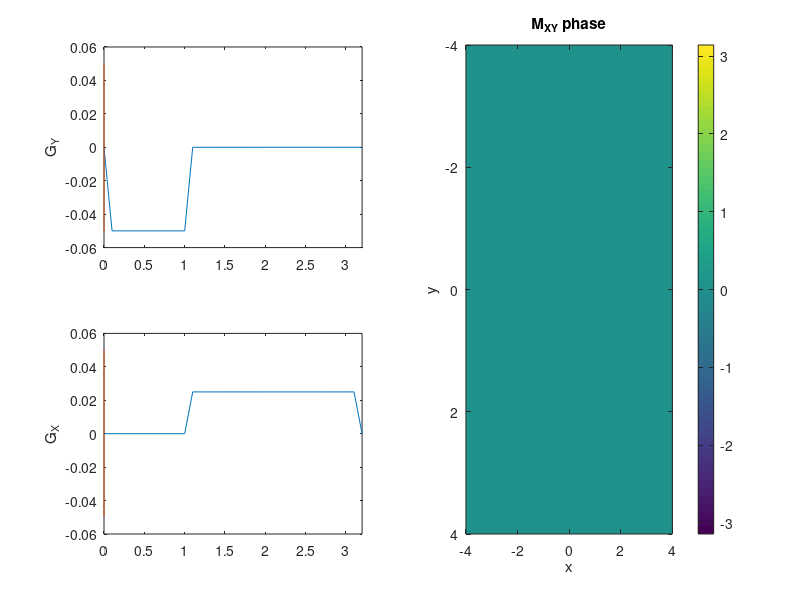

Write the MATLAB code that produced this figure. (Note: this script raises an error after producing the figure.)
write_animations = 1;
use_image_phase = 1; %instead of Mxy vectors

N_PE = 8;
kPE = [-N_PE/2:N_PE/2]/N_PE; %
dt = 0.1;
Tpe = 1;

kFE = 1/2;
Tfe = 2;


if use_image_phase
    N_xy = 64;
    filename_suffix = '-image_phase';
else
    N_xy = 8;
    filename_suffix = '-Mxy';
end

Mxy= ones(N_xy+1,N_xy+1);

x_vector = [-N_PE/2:N_PE/N_xy:N_PE/2];
[x,y] = meshgrid(x_vector,x_vector);
Splot = 0.5;

GAMMA = 42.58;

Tall = [0:dt:Tpe+Tfe+2*dt]; % add zero samples at beginning and end

%%
clear imall


Ix = 1;
for Ipe = 1:length(kPE)
    
    GPE = zeros(1,length(Tall));GFE = GPE;
    GPE(2:Tpe/dt+1) = kPE(Ipe)/(Tpe/dt) ;
    GFE(Tpe/dt+2:end-1) = kFE/(Tfe/dt) ;
    
    Mxy = zeros(N_xy+1, N_xy+1, length(Tall));
    Mxy(:,:,1) = ones(N_xy+1,N_xy+1);
    measured_signal = zeros(1,length(Tall));
    measured_signal(1) = sum(sum(Mxy(:,:,1)))/(N_xy+1)^2;
    
    kspace = zeros(1,length(Tall));
    
    for It = 1:length(Tall)-1
        
        
        
        phase_y = 2*pi*GPE(It)*y;
        phase_x = 2*pi*GFE(It)*x;
        kspace(It+1) = kspace(It) + GFE(It) + i*GPE(It);
        Mxy(:,:,It+1) = Mxy(:,:,It) .* exp(i*phase_y) .* exp(i*phase_x);
        
        Mxy_plot = Mxy(:,:,It+1);
        measured_signal(It+1) = sum(sum(Mxy(:,:,It+1)))/(N_xy+1)^2;
        
        fs = figure(1);
        subplot(122)
        if use_image_phase
            imagesc(x_vector,x_vector,angle(Mxy_plot), [-pi pi]), colorbar
            title('M_{XY} phase')
 
        xlim([-N_PE/2, N_PE/2])
        ylim([-N_PE/2, N_PE/2])
        else
            quiver(x-real(Mxy_plot)*Splot/2,y-imag(Mxy_plot)*Splot/2,...
                real(Mxy_plot), imag(Mxy_plot), ...
                Splot)
            title('M_{XY}')
            
           xlim([-N_PE/2-1, N_PE/2+1])
        ylim([-N_PE/2-1, N_PE/2+1])
        end
        xlabel('x'), ylabel('y')
        
        
        subplot(221), plot(Tall, GPE, Tall(It)*ones(1,2), [-0.05 0.05]), ylabel('G_Y'), xlim([0 3.2])
        subplot(223), plot(Tall, GFE, Tall(It)*ones(1,2), [-0.05 0.05]), ylabel('G_X'), xlim([0 3.2])
%         subplot(325), plot(Tall(1:It), real(measured_signal(1:It))), xlabel('time'), ylabel('Signal')
%         ylim([-1 1]), xlim([0 3.2])
        

        drawnow
        
        currFrame = getframe(fs);
        if Ix == 1
            im = frame2im(currFrame);
            [imind,map] = rgb2ind(im,256,'nodither'); 
        end
        imall(:,:,1,Ix) = rgb2ind(frame2im(currFrame),map,'nodither');
        Ix = Ix+1;
        
    end
end



if write_animations
    imwrite(imall,map,['frequency_phase_encoding-simple' filename_suffix '.gif'],'DelayTime',0,'LoopCount',Inf) %g443800
end

%% with frequency encode dephasing gradients
clear imall

Ix = 1;
for Ipe = 1:length(kPE)
    
    GPE = zeros(1,length(Tall));GFE = GPE;
    GPE(2:Tpe/dt+1) = kPE(Ipe)/(Tpe/dt) ;
    GFE(2:Tpe/dt+1) = -kFE/(Tpe/dt) ;
    GFE(Tpe/dt+2:end-1) = 2*kFE/(Tfe/dt) ;
    
    Mxy = zeros(N_xy+1, N_xy+1, length(Tall));
    Mxy(:,:,1) = ones(N_xy+1,N_xy+1);
    measured_signal = zeros(1,length(Tall));
    measured_signal(1) = sum(sum(Mxy(:,:,1)))/(N_xy+1)^2;

    
    kspace = zeros(1,length(Tall));
    
    for It = 1:length(Tall)-1
        
        
        
        phase_y = 2*pi*GPE(It)*y;
        phase_x = 2*pi*GFE(It)*x;
        kspace(It+1) = kspace(It) + GFE(It) + i*GPE(It);
        Mxy(:,:,It+1) = Mxy(:,:,It) .* exp(i*phase_y) .* exp(i*phase_x);
        
        Mxy_plot = Mxy(:,:,It+1);
        measured_signal(It+1) = sum(sum(Mxy(:,:,It+1)))/(N_xy+1)^2;
        
        fs = figure(1);
        subplot(132)
        if use_image_phase
            imagesc(x_vector,x_vector,angle(Mxy_plot), [-pi pi]), colorbar
            title('M_{XY} phase')
 
        xlim([-N_PE/2, N_PE/2])
        ylim([-N_PE/2, N_PE/2])
        else
            quiver(x-real(Mxy_plot)*Splot/2,y-imag(Mxy_plot)*Splot/2,...
                real(Mxy_plot), imag(Mxy_plot), ...
                Splot)
            title('M_{XY}')
            
           xlim([-N_PE/2-1, N_PE/2+1])
        ylim([-N_PE/2-1, N_PE/2+1])
        end
        xlabel('x'), ylabel('y')        
        
        subplot(231), plot(Tall, GPE, Tall(It)*ones(1,2), [-0.05 0.05]), ylabel('G_Y'), xlim([0 3.2])
        subplot(234), plot(Tall, GFE, Tall(It)*ones(1,2), [-0.05 0.05]), ylabel('G_X'), xlim([0 3.2])
%         subplot(337), plot(Tall(1:It), real(measured_signal(1:It))), xlabel('time'), ylabel('Signal')
%         ylim([-1 1]), xlim([0 3.2])

        subplot(133)
        plot(real(kspace(1:It)), imag(kspace(1:It)), '-', real(kspace(It)), imag(kspace(It)), 'x')
        xlim([-.55 .55]), ylim([-.55 .55])
        xlabel('k_x'), ylabel('k_y')
        
        
        drawnow
        currFrame = getframe(fs);
        if Ix == 1
            im = frame2im(currFrame);
            [imind,map] = rgb2ind(im,256,'nodither'); 
        end
        imall(:,:,1,Ix) = rgb2ind(frame2im(currFrame),map,'nodither');
        Ix = Ix+1;
        
    end
end

if write_animations
    imwrite(imall,map,['frequency_phase_encoding-full' filename_suffix '.gif'],'DelayTime',0,'LoopCount',Inf) %g443800
end

return
%%  Old version
for Ipe = 1:length(kPE)
    
    for tpe = [0:dt:Tpe]
        phase_y = 2*pi*kPE(Ipe)*y *tpe/Tpe;
        
        Mxy_PE = Mxy .* exp(i*phase_y);
        
        %contour(xp,yp,squeeze(Bmag(:,:,Iz)),50), colorbar
        %hold on
        quiver(x-real(Mxy_PE)*Splot/2,y-imag(Mxy_PE)*Splot/2,real(Mxy_PE), imag(Mxy_PE), Splot)
        %hold off
        xlabel('x'), ylabel('y')
        xlim([-N/2-1, N/2+1])
        ylim([-N/2-1, N/2+1])
        title('M_{XY}')
        drawnow
    end
    
    for tfe = [dt:dt:Tfe]
        phase_x = 2*pi*kFE*x *tfe/Tfe;
        
        Mxy_FE = Mxy_PE .* exp(i*phase_x);
        
        %contour(xp,yp,squeeze(Bmag(:,:,Iz)),50), colorbar
        %hold on
        quiver(x-real(Mxy_FE)*Splot/2,y-imag(Mxy_FE)*Splot/2,real(Mxy_FE), imag(Mxy_FE), Splot)
        %hold off
        xlabel('x'), ylabel('y')
        xlim([-N/2-1, N/2+1])
        ylim([-N/2-1, N/2+1])
        title('M_{XY}')
        drawnow
    end
    
    
end


%% Radial

N = 8;
Mxy= ones(N+1,N+1);

x = [-N/2:N/2];
[x,y] = meshgrid(x,x);
Splot = 0.5;

ktheta = [0:N-1]/N*pi; %
dt = 0.1;

Tdephase = 1;
kr = 1/2;
Tread = 2;


GAMMA = 42.58;
write_animations = 1;
clear imall

Tall = [0:dt:Tdephase+Tread+2*dt]; % add zero samples at beginning and end

Ix = 1;
for Ipe = 1:length(ktheta)
    
    GPE = zeros(1,length(Tall));GFE = GPE;
    GPE(2:Tdephase/dt+1) = -kr/(Tdephase/dt) * sin(ktheta(Ipe));
    GFE(2:Tdephase/dt+1) = -kr/(Tdephase/dt)  * cos(ktheta(Ipe));
    GPE(Tdephase/dt+2:end-1) = 2*kr/(Tread/dt)  * sin(ktheta(Ipe));
    GFE(Tdephase/dt+2:end-1) = 2*kr/(Tread/dt)  * cos(ktheta(Ipe));
    
    Mxy = zeros(N+1, N+1, length(Tall));
    Mxy(:,:,1) = ones(N+1,N+1);
    measured_signal = zeros(1,length(Tall));
    measured_signal(1) = sum(sum(Mxy(:,:,1)))/(N+1)^2;
    
    kspace = zeros(1,length(Tall));
    
    for It = 1:length(Tall)-1
        
        
        
        phase_y = 2*pi*GPE(It)*y;
        phase_x = 2*pi*GFE(It)*x;
        kspace(It+1) = kspace(It) + GFE(It) + i*GPE(It);
        Mxy(:,:,It+1) = Mxy(:,:,It) .* exp(i*phase_y) .* exp(i*phase_x);
        
        Mxy_plot = Mxy(:,:,It+1);
        measured_signal(It+1) = sum(sum(Mxy(:,:,It+1)))/(N+1)^2;
        
        fs = figure(1);

        subplot(132)
        quiver(x-real(Mxy_plot)*Splot/2,y-imag(Mxy_plot)*Splot/2,...
            real(Mxy_plot), imag(Mxy_plot), ...
            Splot)
        xlabel('x'), ylabel('y')
        xlim([-N/2-1, N/2+1])
        ylim([-N/2-1, N/2+1])
        title('M_{XY}')
        
        
        subplot(331), plot(Tall, GPE, Tall(It)*ones(1,2), [-0.05 0.05]), ylabel('G_Y'), xlim([0 3.2])
        subplot(334), plot(Tall, GFE, Tall(It)*ones(1,2), [-0.05 0.05]), ylabel('G_X'), xlim([0 3.2])
        subplot(337), plot(Tall(1:It), real(measured_signal(1:It))), xlabel('time'), ylabel('Signal')
        ylim([-1 1]), xlim([0 3.2])

        subplot(133)
        plot(real(kspace(1:It)), imag(kspace(1:It)), '-', real(kspace(It)), imag(kspace(It)), 'x')
        xlim([-.55 .55]), ylim([-.55 .55])
        xlabel('k_x'), ylabel('k_y')
        
        
        drawnow
        currFrame = getframe(fs);
        if Ix == 1
            im = frame2im(currFrame);
            [imind,map] = rgb2ind(im,256,'nodither'); 
        end
        imall(:,:,1,Ix) = rgb2ind(frame2im(currFrame),map,'nodither');
        Ix = Ix+1;
        
    end
end

if write_animations
    imwrite(imall,map,'radial_encoding-full.gif','DelayTime',0,'LoopCount',Inf) %g443800
end

%% Spiral

N = 8;
Mxy= ones(N+1,N+1);

x = [-N/2:N/2];
[x,y] = meshgrid(x,x);
Splot = 0.5;

dt = 0.1;

kr = 1/2;
T = 12;


GAMMA = 42.58;
write_animations = 1;
clear imall

Tall = [0:dt:T+2*dt]; % add zero samples at beginning and end

Ix = 1;
    GPE = zeros(1,length(Tall));GFE = GPE;
    tspiral = [0:dt:T]/T;
    kspiral = kr * tspiral .* exp(i*2*pi*N*tspiral) ;
    GPE(2:end-1) = real( kr* kspiral / sum(kspiral));
    GFE(2:end-1) = imag( kr* kspiral / sum(kspiral));
    
    Mxy = zeros(N+1, N+1, length(Tall));
    Mxy(:,:,1) = ones(N+1,N+1);
    measured_signal = zeros(1,length(Tall));
    measured_signal(1) = sum(sum(Mxy(:,:,1)))/(N+1)^2;
    
    kspace = zeros(1,length(Tall));
    
    for It = 1:length(Tall)-1
        
        
        
        phase_y = 2*pi*GPE(It)*y;
        phase_x = 2*pi*GFE(It)*x;
        kspace(It+1) = kspace(It) + GFE(It) + i*GPE(It);
        Mxy(:,:,It+1) = Mxy(:,:,It) .* exp(i*phase_y) .* exp(i*phase_x);
        
        Mxy_plot = Mxy(:,:,It+1);
        measured_signal(It+1) = sum(sum(Mxy(:,:,It+1)))/(N+1)^2;
        
        fs = figure(1);

        subplot(132)
        quiver(x-real(Mxy_plot)*Splot/2,y-imag(Mxy_plot)*Splot/2,...
            real(Mxy_plot), imag(Mxy_plot), ...
            Splot)
        xlabel('x'), ylabel('y')
        xlim([-N/2-1, N/2+1])
        ylim([-N/2-1, N/2+1])
        title('M_{XY}')
        
        
        subplot(331), plot(Tall, GPE, Tall(It)*ones(1,2), [-0.05 0.05]), ylabel('G_Y'),xlim([0 T+.2])
        subplot(334), plot(Tall, GFE, Tall(It)*ones(1,2), [-0.05 0.05]), ylabel('G_X'),xlim([0 T+.2])
        subplot(337), plot(Tall(1:It), real(measured_signal(1:It))), xlabel('time'), ylabel('Signal')
        ylim([-1 1]), xlim([0 T+.2])

        subplot(133)
        plot(real(kspace(1:It)), imag(kspace(1:It)), '-', real(kspace(It)), imag(kspace(It)), 'x')
        xlim([-.55 .55]), ylim([-.55 .55])
        xlabel('k_x'), ylabel('k_y')
        
        
        drawnow
        currFrame = getframe(fs);
        if Ix == 1
            im = frame2im(currFrame);
            [imind,map] = rgb2ind(im,256,'nodither'); 
        end
        imall(:,:,1,Ix) = rgb2ind(frame2im(currFrame),map,'nodither');
        Ix = Ix+1;
        
    end

if write_animations
    imwrite(imall,map,'spiral_encoding-full.gif','DelayTime',0,'LoopCount',Inf) %g443800
end